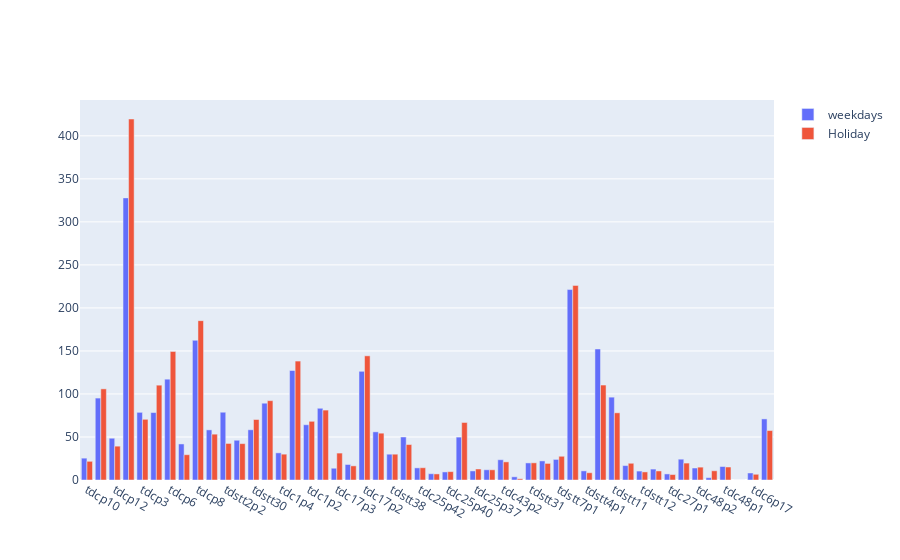

Notebook source saved alongside this figure:
### Markdown cell above
## Below is the graph of mean of vacanies of each car park on holidays and weekdays

### Code cell
import plotly.express as px
import plotly.graph_objects as go

fig = go.Figure()

fig.add_trace(go.Bar(name='weekdays', x=vacancies_mean_holiday.index[:50], y=vacancies_mean_holiday[0]))
fig.add_trace(go.Bar(name ='Holiday', x=vacancies_mean_holiday.index[:50], y=vacancies_mean_holiday[1]))
fig.show()

### Figure 1 — Plotly figure (JSON) as saved in the notebook; plotly's stock layout.template omitted (floating-point values rounded to 4 significant figures)
{"data": [{"name": "weekdays", "type": "bar", "x": ["tdcp10", "tdcp11", "tdcp12", "tdcp2", "tdcp3", "tdcp5", "tdcp6", "tdcp7", "tdcp8", "tdcp9", "tdstt2p2", "tdc17p1", "tdstt30", "tdc1p5", "tdc1p4", "tdc1p3", "tdc1p2", "tdc1p1", "tdc17p3", "tdstt3p1", "tdc17p2", "tdstt5p1", "tdstt38", "tdstt37", "tdc25p42", "tdc25p41", "tdc25p40", "tdc25p38", "tdc25p37", "tdc44p1", "tdc43p2", "tdc43p1", "tdstt31", "tdc44p2", "tdstt7p1", "tdc2p1", "tdstt4p1", "tdstt10", "tdstt11", "tdstt15", "tdstt12", "tdstt17", "tdc27p1", "tdc6p6", "tdc48p2", "tdstt19", "tdc48p1", "tdc6p15", "tdc6p17", "tdc9p3"], "y": [25.39, 95.22, 48.55, 327.9, 78.63, 78.38, 117.2, 41.9, 162.3, 58.25, 78.77, 46.21, 58.37, 89.24, 31.55, 127.2, 64.23, 83.36, 13.68, 18.03, 126.3, 55.97, 30, 49.99, 14.09, 7.297, 9.377, 49.85, 10.56, 11.89, 23.54, 3.711, 19.85, 22.18, 23.92, 221.3, 10.59, 152.3, 96.28, 16.77, 10.37, 12.69, 7.055, 24.19, 13.93, 2.688, 15.68, 0, 8.151, 71.0, 3.277, 100, 83.8, 64.29, 5.367, 26.33, 2.072, 15.65, 70.78, 0, 16.17, 5.996, 2.974, 27.47, 35, 25.19, 1, 5, 2.317, 1.453, 314.3, 122.0, 2.092, 21.7, 34.95, 0.8797, 21.21, 8.992, 124.0, 28.56, 29.99, 20.51, 30.0, 22.19, 26.89, 13.89, 45.19, 79.06, 46.07, 24.41, 7.202, 25.16, 15.18, 17.89, 2.045, 22.5, 11.5]}, {"name": "Holiday", "type": "bar", "x": ["tdcp10", "tdcp11", "tdcp12", "tdcp2", "tdcp3", "tdcp5", "tdcp6", "tdcp7", "tdcp8", "tdcp9", "tdstt2p2", "tdc17p1", "tdstt30", "tdc1p5", "tdc1p4", "tdc1p3", "tdc1p2", "tdc1p1", "tdc17p3", "tdstt3p1", "tdc17p2", "tdstt5p1", "tdstt38", "tdstt37", "tdc25p42", "tdc25p41", "tdc25p40", "tdc25p38", "tdc25p37", "tdc44p1", "tdc43p2", "tdc43p1", "tdstt31", "tdc44p2", "tdstt7p1", "tdc2p1", "tdstt4p1", "tdstt10", "tdstt11", "tdstt15", "tdstt12", "tdstt17", "tdc27p1", "tdc6p6", "tdc48p2", "tdstt19", "tdc48p1", "tdc6p15", "tdc6p17", "tdc9p3"], "y": [21.72, 105.9, 39.33, 419.6, 70.55, 110.2, 149.4, 29.4, 185.2, 53.26, 42.48, 42.28, 70.32, 92.22, 30.01, 138.2, 68.21, 81.26, 31.28, 16.42, 144.3, 54.42, 30, 41.21, 14.26, 7.067, 9.741, 66.85, 12.8, 11.86, 21.06, 1.446, 19.97, 19.27, 27.58, 226.1, 8.45, 110.4, 78.09, 19.45, 9.404, 10.52, 6.343, 19.67, 14.94, 10.7, 15.08, 0, 6.647, 57.48, 0.735, 100, 81.6, 66.61, 5.169, 26.26, 2, 15.12, 72.62, 0, 16.55, 5.88, 2.389, 25.74, 35, 25.03, 1, 5, 1.199, 3.975, 308.9, 162.6, 0.6642, 20.94, 32.04, 0.8804, 18.72, 8.436, 112.9, 29.0, 29.89, 14.4, 29.99, 20.07, 26.85, 14.12, 45.55, 67.36, 43.33, 24.48, 7.332, 26.48, 15.44, 16.66, 4.879, 22.5, 11.5]}], "layout": {}}
